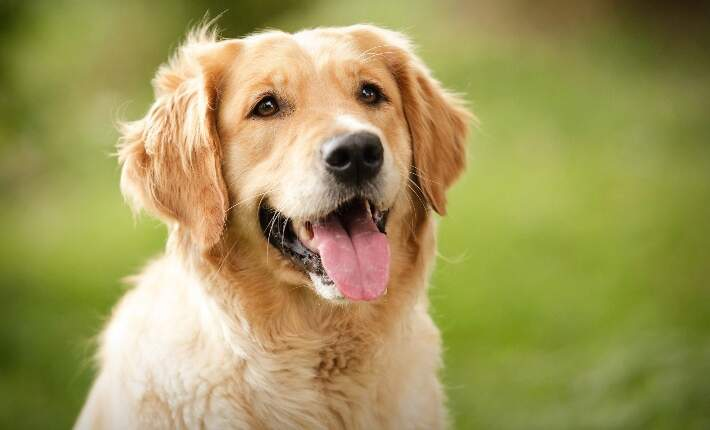
#> input picture Week3/dog.jpg, 710 x 430 px
$ python opencv.py
#> lines starting #> are read from the running program, lines starting #| are printed output that depends on the picture; after the words box and inside, x2 and y2 are one past the last pixel; in counts of white or black regions, pixels touching at a corner belong together
import cv2 as cv

# Read in an image
img = cv.imread('dog.jpg')
#> img is the input picture: shape (430, 710, 3); mean B, G, R 89.5, 151.3, 160.4
print(img.shape)
#| (430, 710, 3)
#cv.imshow('Dog', img)
#cv.waitKey(0)

# gray scaling
gray = cv.cvtColor(img,cv.COLOR_BGR2GRAY)
print(gray.shape)
#| (430, 710)

#RGB colors
import numpy as np
Blue = img[:,:,0]
Green = img[:,:,1]
Red = img[:,:,2]

new_img = np.hstack((Blue,Green,Red))
#cv.imshow("separated",new_img)
#cv.waitKey(0)

#HSV

#resising
img_resized = cv.resize(img,(256,256))
print(img_resized.shape)
#| (256, 256, 3)
#cv.imshow("img",img_resized)
#cv.waitKey(0)

#flip
img_flip = cv.flip(img,0)  #(image, axis)

#croping
img_crop = img[50:200,200:326]

#rotate
height , width= img.shape[0],img.shape[1]
#> height = 430; width = 710

T = cv.getRotationMatrix2D((width/2,height/2),180,1)
img_rotate = cv.warpAffine(img,T,(width,height))
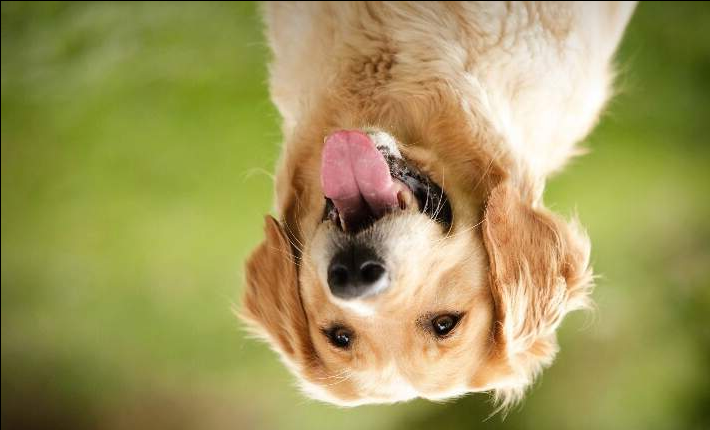
#> img_rotate: shape (430, 710, 3); mean B, G, R 89.3, 150.9, 160.1

#Drawing shapes
image = np.zeros((512,512,3))

rect = cv.rectangle(image,pt1=(100,100),pt2=(300,300),color=(255,0,0),thickness=2)
circle = cv.circle(image,center=(100,400),radius=50,color=(0,255,0),thickness=-1)
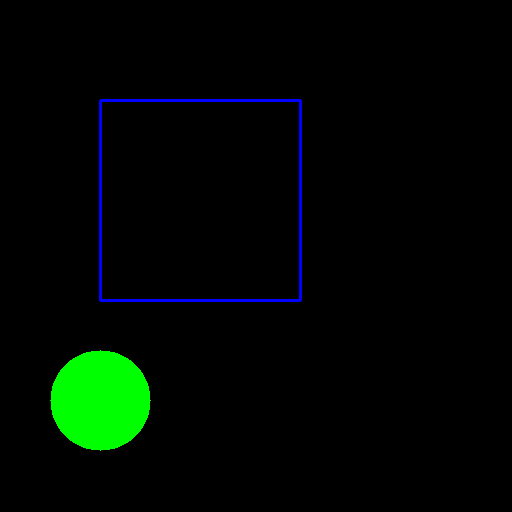
#> circle: shape (512, 512, 3) float64; mean of channels 0, 1, 2 2.3, 7.6, 0; drawn as B, G, R
line = cv.line(image,pt1=(100,100),pt2=(300,300),color=(255,0,0),thickness=2)
text = cv.putText(image,org=(400,400),fontScale=4,color=(0,0,255),thickness=2,lineType=cv.LINE_AA,text="HEY!!",fontFace=cv.FONT_HERSHEY_SCRIPT_COMPLEX)


#cv.imshow("shapes",image)
#cv.waitKey(0)

#Blurring

  #Average Blur
avg = cv.blur(img,(7,7))  #(image,Kernel size) you average the pixel intensity of kernel centre with neigbouring pixel intensities
#cv.imshow("Blurred",avg)

  #Gaussian Blur
gauss = cv.GaussianBlur(img,(7,7),0)
#cv.imshow("gaussian Blurr",gauss)

  #median Blur
median = cv.medianBlur(img, 3 )
#cv.imshow("meadian blur",median)

  #Bilateral blurr
bil = cv.bilateralFilter(img,5,15,10)
#cv.imshow("bilateral",bil)

#cv.imshow("OG",img)
#cv.waitKey(0)

# THRESHHOLDING

#simple thresholding

threshold , thresh = cv.threshold(gray,150,255,cv.THRESH_BINARY)
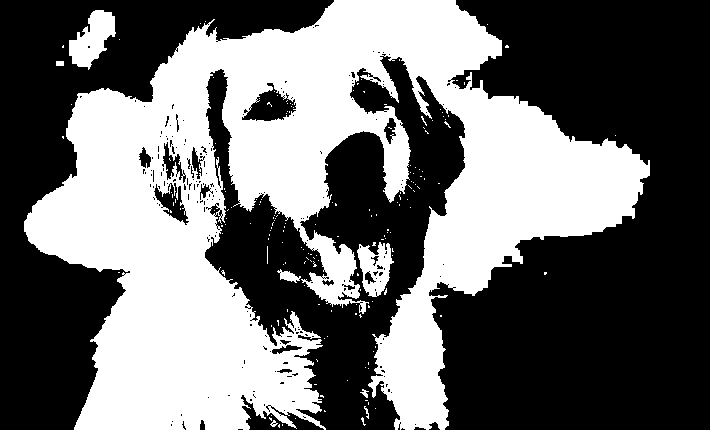
#> thresh: shape (430, 710); 43% white; 177 white regions (169 under 20 px), largest, box (x1, y1, x2, y2) and area: (24, 0, 650, 430) 127873, (69, 10, 116, 70) 1572, (357, 242, 394, 297) 1157
#cv.imshow("simple thresholded",thresh)

threshold , thresh_inv = cv.threshold(gray, 150 , 255 , cv.THRESH_BINARY_INV)
#cv.imshow("simple thresholded INV",thresh_inv)
#cv.waitKey(0)

# Adaptive Thresholding

# Mean Adaptive Threshold
adaptive_mean = cv.adaptiveThreshold(
    gray,
    maxValue=255,
    adaptiveMethod=cv.ADAPTIVE_THRESH_MEAN_C,
    thresholdType=cv.THRESH_BINARY,
    blockSize=11,   # size of neighbourhood
    C=2             # constant subtracted
)
#> adaptive_mean: shape (430, 710); 79.6% white; 2267 black regions (1964 under 20 px), largest, box (x1, y1, x2, y2) and area: (232, 182, 368, 390) 4821, (317, 130, 396, 303) 3565, (202, 44, 252, 260) 2557

# Gaussian Adaptive Threshold
adaptive_gauss = cv.adaptiveThreshold(gray,255, cv.ADAPTIVE_THRESH_GAUSSIAN_C,cv.THRESH_BINARY,11,2)
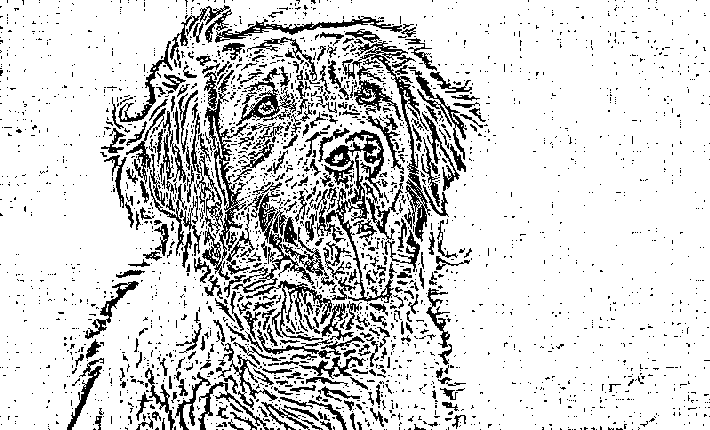
#> adaptive_gauss: shape (430, 710); 83.5% white; black in thin lines or dots

# cv.imshow("Adaptive Mean", adaptive_mean)
# cv.imshow("Adaptive Gaussian", adaptive_gauss)
# cv.waitKey(0)

## Use Gaussian when lighting changes smoothly

## blockSize must be odd

# Edge Detection

 # Laplacian
lap = cv.Laplacian(gray, cv.CV_64F)
# cv.imshow("Laplacian", lap)

 #Sobel Gradient
sobel_x = cv.Sobel(gray, cv.CV_64F, 1, 0)
sobel_y = cv.Sobel(gray, cv.CV_64F, 0, 1)

# cv.imshow("Sobel X", sobel_x)
# cv.imshow("Sobel Y", sobel_y)

combined_sobel = cv.bitwise_or(sobel_x,sobel_y)
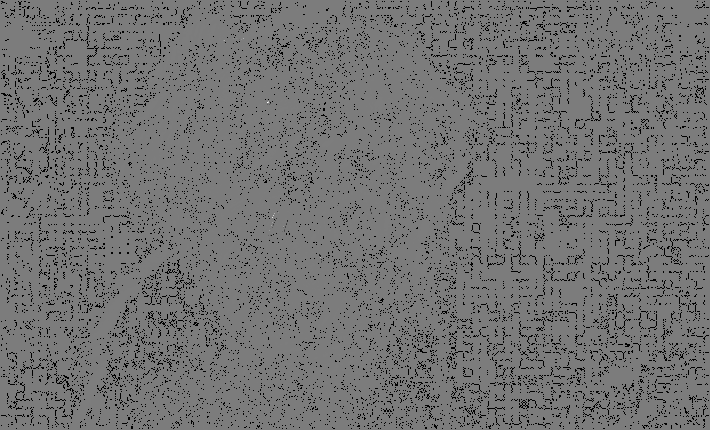
#> combined_sobel: shape (430, 710) float64; 7.39% of the values are NaN or infinite; the others: min -89856, max 93568, mean -36.92; drawn with min black, max white, NaN and infinite black

 #canny
edges = cv.Canny(img, 100, 200)
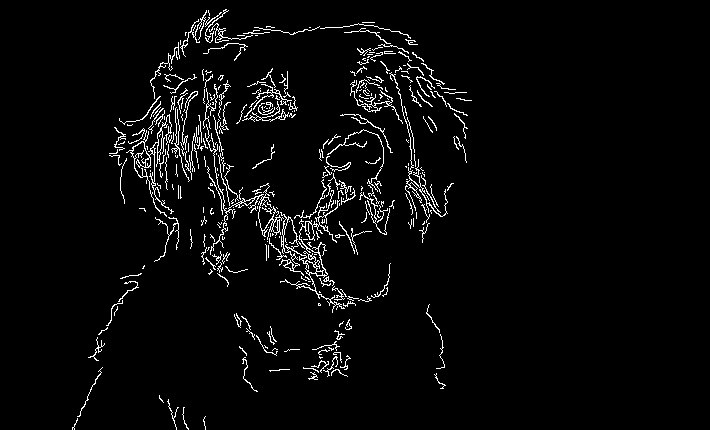
#> edges: shape (430, 710); 3.6% white in thin lines or dots, all inside (x1, y1, x2, y2) = (72, 9, 472, 430)
# cv.imshow("Edges", edges)
# cv.waitKey(0)

# CONTOUR DETECTION
# Threshold first
thresholdd, thresh = cv.threshold(gray, 150, 255, cv.THRESH_BINARY)

# or use canny , blur
# Find contours
contours, hierarchy = cv.findContours(
    thresh,
    cv.RETR_EXTERNAL,
    cv.CHAIN_APPROX_SIMPLE
)
#> contours = 155 contours, 148 with area under 20; largest, box (x1, y1, x2, y2) and area: (24, 0, 650, 430) 128762, (69, 10, 116, 70) 1472, (357, 242, 394, 297) 1220, (277, 269, 301, 283) 128, (56, 61, 64, 66) 28, (270, 420, 278, 427) 22, (360, 389, 369, 398) 21

print(f"Total contours found: {len(contours)}")
#| Total contours found: 155

# Draw contours
contour_img = img.copy()
cv.drawContours(contour_img, contours, -1, (0,255,0), 2)
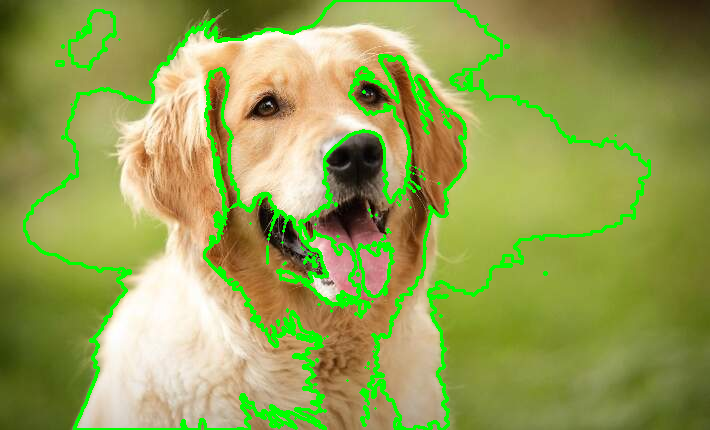
#> contour_img: shape (430, 710, 3); 7.12% of pixels changed, all inside (x1, y1, x2, y2) = (23, 0, 651, 430)

#cv.imshow("Contours", contour_img)
#cv.waitKey(0)

#Saving image

# cv.imwrite('name.png',img)
